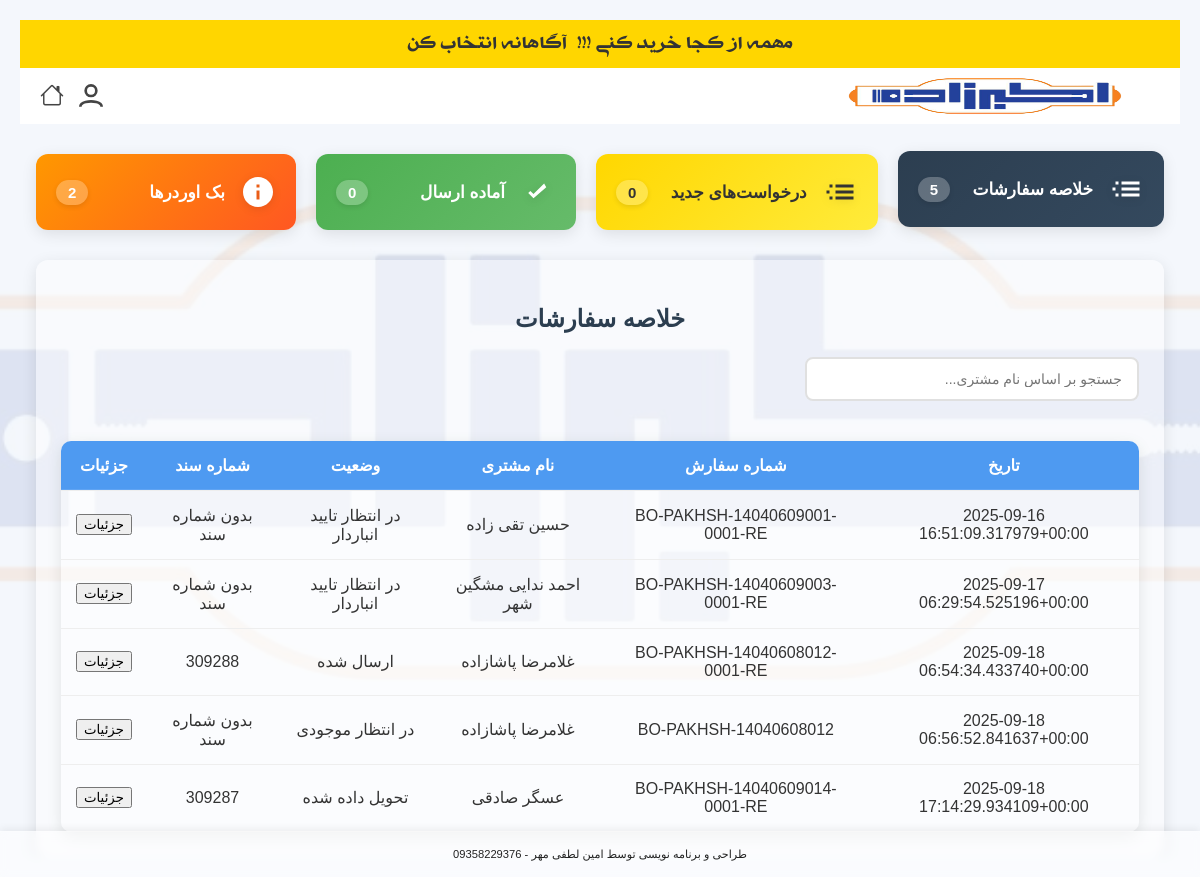
The page /warehouse/ (signed in) on the database as committed earlier.
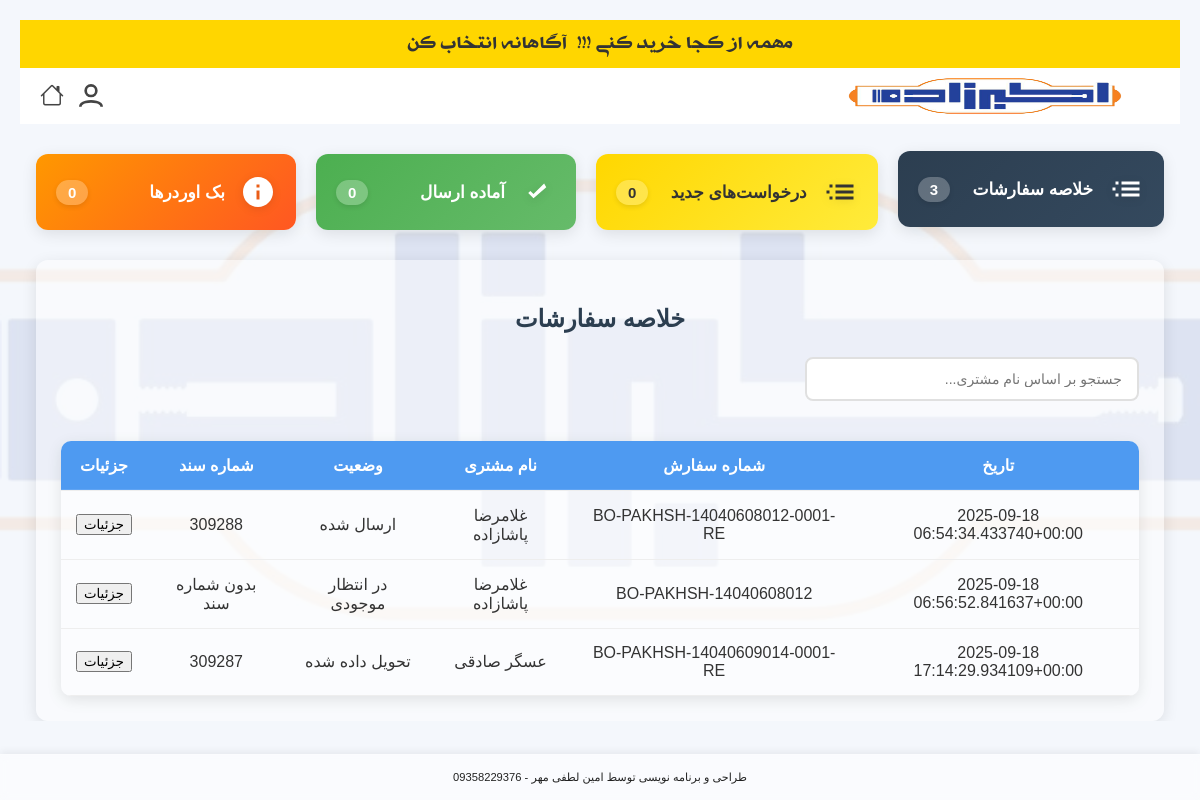
The same page on the database as committed later.
### products/models.py (models this page shows, shortened)
class Order(models.Model):
    STATUS_CHOICES = [
        ('cart', 'سبد خرید'),
        ('pending', 'در انتظار تأیید'),
        ('warehouse', 'ارسال شده به انبار'),
        ('ready', 'آماده تحویل'),
        ('delivered', 'تحویل داده شده'),
        ('parent', 'تفکیک شده به انبارها'),
        ('completed', 'نهایی شده'),
        ('backorder', 'در انتظار موجودی'),
        ('waiting_for_customer_shipment', 'در انتظار ارسال به مشتری'),
        ('sent_to_warehouse', ' ارسال شده به انبار از بک اوردر'),
        ('waiting_for_warehouse_confirmation', 'در انتظار تایید انباردار'),
        ('shipped', 'ارسال شده'),
    ]
    order_number = models.CharField(
        max_length=100,
        unique=True,
        verbose_name="شماره درخواست",
        blank=True,
        null=True
    )
    document_number = models.CharField(
        max_length=100,
        blank=True,
        null=True,
        verbose_name="شماره سند"
    )
    package_count = models.PositiveIntegerField(
        default=0,
        null=True,
        blank=True,
        verbose_name="تعداد بسته"
    )
    courier = models.ForeignKey(
        'Courier',
        on_delete=models.SET_NULL,
        null=True,
        blank=True,
        verbose_name="پیک"
    )
    courier_name = models.CharField(
        max_length=100,
        blank=True,
        null=True,
        verbose_name="نام پیک (منسوخ شده)"
    )
    visitor_name = models.CharField(max_length=100, verbose_name="نام ویزیتور")
    customer = models.ForeignKey(
        Customer,
        on_delete=models.PROTECT,   # پیشنهاد امنیتی: سفارش بدون مشتری باقی نماند
        verbose_name="مشتری"
    )
    created_at = models.DateTimeField(auto_now_add=True, verbose_name="تاریخ ثبت")
    updated_at = models.DateTimeField(auto_now=True, verbose_name="تاریخ به‌روزرسانی")
    payment_term = models.CharField(
        max_length=10,
        choices=Product.PAYMENT_TERMS_CHOICES,
        verbose_name="شرایط تسویه"
    )
    status = models.CharField(
        max_length=100,
        choices=STATUS_CHOICES,
        default='pending',
        verbose_name="وضعیت سفارش"
    )
    parent = models.ForeignKey(
        'self',
        on_delete=models.SET_NULL,
        null=True,
        blank=True,
        related_name='children',
        verbose_name="سفارش مادر (قدیمی)"
    )
    is_sub_order = models.BooleanField(default=False, verbose_name="آیا زیرسفارش است؟ (قدیمی)")
    parent_order = models.ForeignKey(
        'self',
        on_delete=models.SET_NULL,
        null=True,
        blank=True,
        related_name='sub_orders',
        verbose_name="سفارش والد (جدید)"
    )
    warehouse = models.ForeignKey(
        'Warehouse',
        null=True,
        blank=True,
        on_delete=models.SET_NULL,
        related_name='orders',
        verbose_name="انبار"
    )
    total_price = models.DecimalField(
        max_digits=100,
        decimal_places=0,
        default=0,
        verbose_name="جمع کل سفارش"
    )
    @property
    def customer_name(self):
        if self.customer:
            return f"{self.customer.first_name} {self.customer.last_name}"
    class Meta:
        constraints = [
            models.UniqueConstraint(
                fields=['document_number'],
                name='unique_document_number',
                condition=models.Q(document_number__isnull=False) & ~models.Q(document_number='')
            )
        ]

class Customer(models.Model):
    first_name = models.CharField(max_length=100, verbose_name="نام")
    last_name = models.CharField(max_length=100, verbose_name="نام خانوادگی")
    store_name = models.CharField(max_length=255, blank=True, null=True, verbose_name="نام فروشگاه")
    phone = models.CharField(max_length=20, blank=True, null=True, verbose_name="تلفن ثابت")
    mobile = models.CharField(
        max_length=20,
        unique=True,
        verbose_name="شماره موبایل",
        error_messages={
            'unique': 'مشتری دیگری با این شماره همراه قبلاً ثبت شده است.'
        }
    )
    province = models.ForeignKey(Province, on_delete=models.CASCADE, verbose_name="استان")
    county = models.ForeignKey(County, on_delete=models.CASCADE, verbose_name="شهرستان")
    address = models.TextField(blank=True, null=True, verbose_name="آدرس")
    created_by = models.ForeignKey(
        User, on_delete=models.SET_NULL, null=True, related_name='created_customers', verbose_name="ایجاد شده توسط"
    )
    user = models.OneToOneField(
        User, on_delete=models.SET_NULL, null=True, blank=True, related_name='customer_profile', verbose_name="کاربر مرتبط"
    )
    created_at = models.DateTimeField(auto_now_add=True, verbose_name="تاریخ ایجاد")
    class Meta:
        verbose_name = "مشتری"
        verbose_name_plural = "مشتریان"

### products/views.py (the view)
# urls.py: path('warehouse/', views.warehouse_panel, name='warehouse_panel'),
@login_required
def warehouse_panel(request):
    try:
        warehouse = Warehouse.objects.get(user=request.user)
        one_week_ago = timezone.now() - timezone.timedelta(days=7)
        all_orders = Order.objects.filter(
            parent_order__isnull=False,  # فقط زیرسفارش‌ها
            items__warehouse=warehouse,  # فقط آیتم‌های مربوط به این انبار
            created_at__gte=one_week_ago  # فقط سفارش‌های یک هفته اخیر
        ).distinct().prefetch_related(
            'items',
            'items__product',
            'items__warehouse'
        )
        new_orders = Order.objects.filter(
            parent_order__isnull=False,
            items__warehouse=warehouse,
            items__warehouse_status='pending',
            created_at__gte=one_week_ago
        ).exclude(status='backorder').distinct().prefetch_related(
            'items',
            'items__product',
            'items__warehouse'
        )
        waiting_for_stock_orders = Order.objects.filter(
            Q(parent_order__isnull=False) &
            Q(items__warehouse=warehouse) &
            (Q(items__warehouse_status='backorder') | Q(items__warehouse_status='pending_supply')) &
            Q(created_at__gte=one_week_ago)
        ).distinct().prefetch_related(
            'items',
            'items__product',
            'items__warehouse'
        )
        waiting_for_confirmation_orders = Order.objects.filter(
            Q(parent_order__isnull=False) &
            Q(items__warehouse=warehouse) &
            Q(items__warehouse_status='waiting_for_warehouse_confirmation') &
            Q(created_at__gte=one_week_ago)
        ).distinct().prefetch_related(
            'items',
            'items__product',
            'items__warehouse'
        )
        print(f"waiting_for_confirmation_orders query result count: {waiting_for_confirmation_orders.count()}")
        for order in waiting_for_confirmation_orders:
            print(f"Order {order.id} - Items: {order.items.count()}")
        ready_orders = Order.objects.filter(
            Q(parent_order__isnull=False) &
            Q(items__warehouse=warehouse) &
            Q(items__warehouse_status='ready') &
            Q(status='ready') &
            Q(created_at__gte=one_week_ago)
        ).distinct().prefetch_related(
            'items',
            'items__product',
            'items__warehouse'
        )
        for order in all_orders:
            order.filtered_items = order.items.filter(warehouse=warehouse)
            order.total_price = sum((item.price * (item.allocated_quantity or item.requested_quantity)) for item in order.filtered_items if item.price and (item.allocated_quantity or item.requested_quantity))
        for order in new_orders:
            order.filtered_items = order.items.filter(
                Q(warehouse=warehouse) &
                Q(warehouse_status='pending')
            )
            order.total_price = sum((item.price * (item.allocated_quantity or item.requested_quantity)) for item in order.filtered_items if item.price and (item.allocated_quantity or item.requested_quantity))
        for order in ready_orders:
            order.filtered_items = order.items.filter(
                Q(warehouse=warehouse) &
                Q(warehouse_status='ready')
            )
            order.total_price = sum((item.price * (item.allocated_quantity or item.requested_quantity)) for item in order.filtered_items if item.price and (item.allocated_quantity or item.requested_quantity))
        for order in waiting_for_stock_orders:
            order.filtered_items = order.items.filter(
                Q(warehouse=warehouse) &
                (Q(warehouse_status='backorder') | Q(warehouse_status='pending_supply'))
            )
            order.total_price = sum((item.price * (item.allocated_quantity or item.requested_quantity)) for item in order.filtered_items if item.price and (item.allocated_quantity or item.requested_quantity))
        for order in waiting_for_confirmation_orders:
            order.filtered_items = order.items.filter(
                Q(warehouse=warehouse) &
                Q(warehouse_status='waiting_for_warehouse_confirmation')
            )
            order.total_price = sum((item.price * (item.allocated_quantity or item.requested_quantity)) for item in order.filtered_items if item.price and (item.allocated_quantity or item.requested_quantity))
        context = {
            'warehouse': warehouse,
            'all_orders': all_orders, # اگر همچنان به این نیاز دارید
            'new_orders': new_orders,
            'ready_orders': ready_orders,
            'waiting_for_stock_orders': waiting_for_stock_orders,
            'backorder_orders': waiting_for_stock_orders, # همچنان برای سازگاری نامی حفظ شد
            'waiting_for_confirmation_orders': waiting_for_confirmation_orders, # 👈 اضافه شدن به کانتکست
        }
        return render(request, 'products/warehouse_panel.html', context)
    except Warehouse.DoesNotExist:
        messages.error(request, 'شما دسترسی به پنل انبار را ندارید. لطفا با مدیر سیستم تماس بگیرید.')
        return redirect('products:login')
    except Exception as e: # برای گرفتن هر خطای غیرمنتظره دیگر
        import traceback
        traceback.print_exc() # این خط را برای دیباگ نگه دارید
        messages.error(request, f'خطای غیرمنتظره در پنل انبار: {e}')
        return redirect('products:login')

### products/context_processors.py (called while the page is built)
def recent_orders_processor(request):
    recent_orders_count = 0
    if request.user.is_authenticated:
        recent_orders_count = Order.objects.filter(customer__created_by=request.user).order_by('-created_at')[:5].count()
    return {'recent_orders_count': recent_orders_count}

def notifications_processor(request):
    if request.user.is_authenticated and request.user.groups.filter(name='مدیر').exists():
        unread_notifications = Notification.objects.filter(target_user=request.user, read=False).order_by('-created_at')
        return {'unread_notifications': unread_notifications}
    return {'unread_notifications': []}

### products/templates/products/warehouse_panel.html (shortened to what this page needs)
{% extends 'products/base.html' %}
{% load custom_filters %}
{% block content %}
<div class="tiles-container">
  <div class="tile-card tile-all" onclick="openTab('AllOrders')">
    <svg class="tile-icon" fill="currentColor" xmlns="http://www.w3.org/2000/svg" viewBox="0 0 24 24">
      <path d="M3 13h2v-2H3v2zm2 4h2v-2H5v2zm0-8h2V7H5v2zm4 8h12v-2H9v2zm0-4h12v-2H9v2zm0-6v2h12V7H9z"/>
    </svg>
    <span class="tile-title">خلاصه سفارشات</span>
    <span class="tile-count">{{ all_orders.count }}</span>
  </div>
  <div class="tile-card tile-new" onclick="openTab('NewOrders')">
    <svg class="tile-icon" fill="currentColor" xmlns="http://www.w3.org/2000/svg" viewBox="0 0 24 24">
      <path d="M3 13h2v-2H3v2zm2 4h2v-2H5v2zm0-8h2V7H5v2zm4 8h12v-2H9v2zm0-4h12v-2H9v2zm0-6v2h12V7H9z"/>
    </svg>
    <span class="tile-title">درخواست‌های جدید</span>
    <span class="tile-count">{{ new_orders.count }}</span>
  </div>
  <div class="tile-card tile-ready" onclick="openTab('ReadyOrders')">
    <svg class="tile-icon" fill="currentColor" xmlns="http://www.w3.org/2000/svg" viewBox="0 0 24 24">
      <path d="M9 16.2l-3.5-3.5 1.41-1.41L9 13.38l7.09-7.09L17.5 8.8z"/>
    </svg>
    <span class="tile-title">آماده ارسال</span>
    <span class="tile-count">{{ ready_orders.count }}</span>
  </div>
  <div class="tile-card tile-backorder" onclick="openTab('WaitingForConfirmationOrders')">
    <svg class="tile-icon" fill="currentColor" xmlns="http://www.w3.org/2000/svg" viewBox="0 0 24 24">
        <path d="M12 2C6.48 2 2 6.48 2 12s4.48 10 10 10 10-4.48 10-10S17.52 2 12 2zm1 15h-2v-6h2v6zm0-8h-2V7h2v2z"/>
    </svg>
    <span class="tile-title"> بک اوردرها </span>
    <span class="tile-count">{{ waiting_for_confirmation_orders.count }}</span>
  </div>
</div>
<div id="AllOrders" class="tabcontent">
  <h2>خلاصه سفارشات</h2>
  <input type="text" class="search-box" placeholder="جستجو بر اساس نام مشتری..." onkeyup="searchOrders(this.value, 'all-orders')">
  <table class="orders-table" id="all-orders">
    <thead>
      <tr>
        <th>تاریخ</th>
        <th>شماره سفارش</th>
        <th>نام مشتری</th>
        <th>وضعیت</th>
        <th>شماره سند</th>
        <th>جزئیات</th>
      </tr>
    </thead>
    <tbody>
      {% for order in all_orders %}
      <tr class="order-row">
        <td>{{ order.created_at|jformat:"%Y/%m/%d" }}</td>
        <td>{{ order.order_number }}</td>
        <td class="customer-name">{{ order.customer_name }}</td>
        <td><span class="order-status status-{{ order.status }}">{{ order.get_status_display }}</span></td>
        <td>{{ order.document_number|default:"بدون شماره سند" }}</td>
        <td>
          <button class="action-button details-button" onclick="toggleDetails('all-details-{{ order.id }}')">جزئیات</button>
        </td>
      </tr>
      {% empty %}
      <tr>
        <td colspan="6">هیچ سفارشی یافت نشد.</td>
      </tr>
      {% endfor %}
    </tbody>
  </table>
</div>
{% endblock %}

Rows that differ between the two databases and show on the page:
removed Order: created_at|jformat "2025-09-16 16:51:09.317979+00:00", order_number "BO-PAKHSH-14040609001-0001-RE", customer_name "حسین تقی زاده", status "در انتظار تایید انباردار", document_number "بدون شماره سند"
removed Order: created_at|jformat "2025-09-17 06:29:54.525196+00:00", order_number "BO-PAKHSH-14040609003-0001-RE", customer_name "احمد ندایی مشگین شهر", status "در انتظار تایید انباردار", document_number "بدون شماره سند"
Other text that changed with them:
{{ all_orders.count }}: "5" → "3"
{{ waiting_for_confirmation_orders.count }}: "2" → "0"
